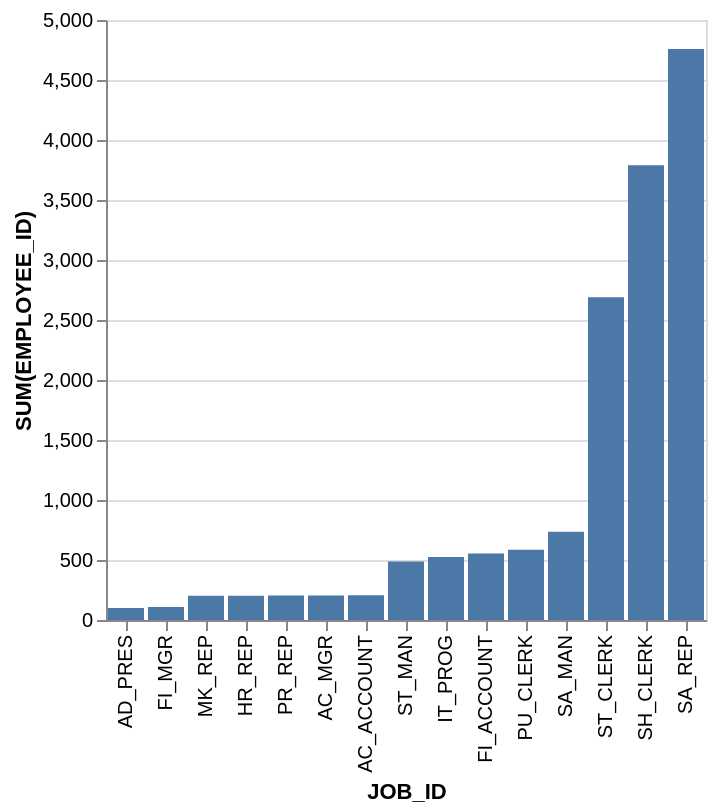

This figure's Vega-Lite source:
### Vega-Lite specification from a JSON file in a GitHub repository (floating-point values rounded to 4 significant figures)
{"data": {"values": [{"x_data": "AD_PRES", "y_data": 100}, {"x_data": "FI_MGR", "y_data": 108}, {"x_data": "MK_REP", "y_data": 202}, {"x_data": "HR_REP", "y_data": 203}, {"x_data": "PR_REP", "y_data": 204}, {"x_data": "AC_MGR", "y_data": 205}, {"x_data": "AC_ACCOUNT", "y_data": 206}, {"x_data": "ST_MAN", "y_data": 488}, {"x_data": "IT_PROG", "y_data": 525}, {"x_data": "FI_ACCOUNT", "y_data": 555}, {"x_data": "PU_CLERK", "y_data": 585}, {"x_data": "SA_MAN", "y_data": 735}, {"x_data": "ST_CLERK", "y_data": 2690}, {"x_data": "SH_CLERK", "y_data": 3790}, {"x_data": "SA_REP", "y_data": 4759}]}, "mark": "bar", "encoding": {"x": {"field": "x_data", "type": "nominal", "title": "JOB_ID", "sort": {"op": "sum", "field": "y_data", "order": "ascending"}}, "y": {"field": "y_data", "type": "quantitative", "title": "SUM(EMPLOYEE_ID)"}}}
